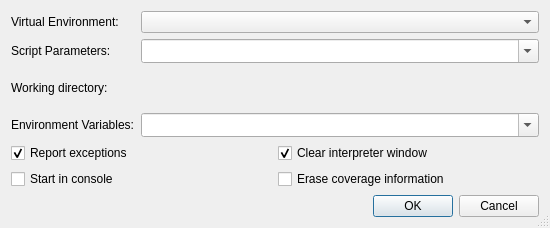
<?xml version="1.0" encoding="UTF-8"?>
<ui version="4.0">
 <class>StartCoverageDialog</class>
 <widget class="QDialog" name="StartCoverageDialog">
  <property name="geometry">
   <rect>
    <x>0</x>
    <y>0</y>
    <width>550</width>
    <height>228</height>
   </rect>
  </property>
  <property name="windowTitle">
   <string>Start coverage run</string>
  </property>
  <property name="sizeGripEnabled">
   <bool>true</bool>
  </property>
  <layout class="QVBoxLayout" name="verticalLayout">
   <item>
    <layout class="QGridLayout" name="gridLayout_3">
     <item row="2" column="0">
      <widget class="QLabel" name="TextLabel2">
       <property name="text">
        <string>Working directory:</string>
       </property>
       <property name="buddy">
        <cstring>workdirPicker</cstring>
       </property>
      </widget>
     </item>
     <item row="1" column="0">
      <widget class="QLabel" name="TextLabel1">
       <property name="text">
        <string>Script Parameters:</string>
       </property>
       <property name="buddy">
        <cstring>cmdlineCombo</cstring>
       </property>
      </widget>
     </item>
     <item row="1" column="1">
      <widget class="QComboBox" name="cmdlineCombo">
       <property name="sizePolicy">
        <sizepolicy hsizetype="Expanding" vsizetype="Fixed">
         <horstretch>0</horstretch>
         <verstretch>0</verstretch>
        </sizepolicy>
       </property>
       <property name="toolTip">
        <string>Enter the commandline parameters</string>
       </property>
       <property name="whatsThis">
        <string>&lt;b&gt;Commandline&lt;/b&gt;
&lt;p&gt;Enter the commandline parameters in this field.&lt;/p&gt;</string>
       </property>
       <property name="editable">
        <bool>true</bool>
       </property>
       <property name="insertPolicy">
        <enum>QComboBox::InsertAtTop</enum>
       </property>
       <property name="sizeAdjustPolicy">
        <enum>QComboBox::AdjustToMinimumContentsLengthWithIcon</enum>
       </property>
       <property name="duplicatesEnabled">
        <bool>false</bool>
       </property>
      </widget>
     </item>
     <item row="3" column="1">
      <widget class="QComboBox" name="environmentCombo">
       <property name="sizePolicy">
        <sizepolicy hsizetype="Expanding" vsizetype="Fixed">
         <horstretch>0</horstretch>
         <verstretch>0</verstretch>
        </sizepolicy>
       </property>
       <property name="toolTip">
        <string>Enter the environment variables to be set.</string>
       </property>
       <property name="whatsThis">
        <string>&lt;b&gt;Environment Variables&lt;/b&gt;
&lt;p&gt;Enter the environment variables to be set for the program. The individual settings must be separated by whitespace and be given in the form 'var=value'. In order to add to an environment variable, enter it in the form 'var+=value'.&lt;/p&gt;
&lt;p&gt;Example: var1=1 var2=&quot;hello world&quot; var3+=&quot;:/tmp&quot;&lt;/p&gt;</string>
       </property>
       <property name="editable">
        <bool>true</bool>
       </property>
       <property name="insertPolicy">
        <enum>QComboBox::InsertAtTop</enum>
       </property>
       <property name="sizeAdjustPolicy">
        <enum>QComboBox::AdjustToMinimumContentsLengthWithIcon</enum>
       </property>
       <property name="duplicatesEnabled">
        <bool>false</bool>
       </property>
      </widget>
     </item>
     <item row="2" column="1">
      <widget class="E5ComboPathPicker" name="workdirPicker" native="true">
       <property name="sizePolicy">
        <sizepolicy hsizetype="Expanding" vsizetype="Preferred">
         <horstretch>0</horstretch>
         <verstretch>0</verstretch>
        </sizepolicy>
       </property>
       <property name="focusPolicy">
        <enum>Qt::WheelFocus</enum>
       </property>
       <property name="toolTip">
        <string>Enter the working directory</string>
       </property>
       <property name="whatsThis">
        <string>&lt;b&gt;Working directory&lt;/b&gt;
&lt;p&gt;Enter the working directory of the application to be debugged. Leave it empty to set the working directory to the executable directory.&lt;/p&gt;</string>
       </property>
      </widget>
     </item>
     <item row="0" column="1">
      <widget class="QComboBox" name="venvComboBox">
       <property name="sizePolicy">
        <sizepolicy hsizetype="Expanding" vsizetype="Fixed">
         <horstretch>0</horstretch>
         <verstretch>0</verstretch>
        </sizepolicy>
       </property>
       <property name="toolTip">
        <string>Select the virtual environment to be used</string>
       </property>
       <property name="whatsThis">
        <string>&lt;b&gt;Virtual Environment&lt;/b&gt;\n&lt;p&gt;Enter the virtual environment to be used. Leave it empty to use the default environment, i.e. the one configured globally or per project.&lt;/p&gt;</string>
       </property>
      </widget>
     </item>
     <item row="0" column="0">
      <widget class="QLabel" name="label">
       <property name="text">
        <string>Virtual Environment:</string>
       </property>
       <property name="buddy">
        <cstring>venvComboBox</cstring>
       </property>
      </widget>
     </item>
     <item row="3" column="0">
      <widget class="QLabel" name="textLabel1">
       <property name="text">
        <string>Environment Variables:</string>
       </property>
       <property name="buddy">
        <cstring>environmentCombo</cstring>
       </property>
      </widget>
     </item>
    </layout>
   </item>
   <item>
    <layout class="QGridLayout" name="gridLayout_2">
     <item row="0" column="0">
      <widget class="QCheckBox" name="exceptionCheckBox">
       <property name="toolTip">
        <string>Uncheck to disable exception reporting</string>
       </property>
       <property name="whatsThis">
        <string>&lt;b&gt;Report exceptions&lt;/b&gt;
&lt;p&gt;Uncheck this in order to disable exception reporting.&lt;/p&gt;</string>
       </property>
       <property name="text">
        <string>Report exceptions</string>
       </property>
       <property name="shortcut">
        <string>Alt+E</string>
       </property>
       <property name="checked">
        <bool>true</bool>
       </property>
      </widget>
     </item>
     <item row="0" column="1">
      <widget class="QCheckBox" name="clearShellCheckBox">
       <property name="toolTip">
        <string>Select to clear the display of the interpreter window</string>
       </property>
       <property name="whatsThis">
        <string>&lt;b&gt;Clear interpreter window&lt;/b&gt;&lt;p&gt;This clears the display of the interpreter window before starting the debug client.&lt;/p&gt;</string>
       </property>
       <property name="text">
        <string>Clear interpreter window</string>
       </property>
       <property name="checked">
        <bool>true</bool>
       </property>
      </widget>
     </item>
     <item row="1" column="0">
      <widget class="QCheckBox" name="consoleCheckBox">
       <property name="toolTip">
        <string>Select to start the debugger in a console window</string>
       </property>
       <property name="whatsThis">
        <string>&lt;b&gt;Start in console&lt;/b&gt;
&lt;p&gt;Select to start the debugger in a console window. The console command has to be configured on the Debugger-&amp;gt;General page&lt;/p&gt;</string>
       </property>
       <property name="text">
        <string>Start in console</string>
       </property>
      </widget>
     </item>
     <item row="1" column="1">
      <widget class="QCheckBox" name="eraseCheckBox">
       <property name="toolTip">
        <string>Select this to erase the collected coverage information</string>
       </property>
       <property name="whatsThis">
        <string>&lt;b&gt;Erase coverage information&lt;/b&gt;
&lt;p&gt;Select this to erase the collected coverage information before the next coverage run.&lt;/p&gt;</string>
       </property>
       <property name="text">
        <string>Erase coverage information</string>
       </property>
       <property name="shortcut">
        <string>Alt+C</string>
       </property>
      </widget>
     </item>
    </layout>
   </item>
   <item>
    <widget class="QDialogButtonBox" name="buttonBox">
     <property name="orientation">
      <enum>Qt::Horizontal</enum>
     </property>
     <property name="standardButtons">
      <set>QDialogButtonBox::Cancel|QDialogButtonBox::Ok</set>
     </property>
    </widget>
   </item>
  </layout>
 </widget>
 <pixmapfunction>qPixmapFromMimeSource</pixmapfunction>
 <customwidgets>
  <customwidget>
   <class>E5ComboPathPicker</class>
   <extends>QWidget</extends>
   <header>E5Gui/E5PathPicker.h</header>
   <container>1</container>
  </customwidget>
 </customwidgets>
 <tabstops>
  <tabstop>venvComboBox</tabstop>
  <tabstop>cmdlineCombo</tabstop>
  <tabstop>workdirPicker</tabstop>
  <tabstop>environmentCombo</tabstop>
  <tabstop>exceptionCheckBox</tabstop>
  <tabstop>clearShellCheckBox</tabstop>
  <tabstop>consoleCheckBox</tabstop>
  <tabstop>eraseCheckBox</tabstop>
 </tabstops>
 <resources/>
 <connections>
  <connection>
   <sender>buttonBox</sender>
   <signal>accepted()</signal>
   <receiver>StartCoverageDialog</receiver>
   <slot>accept()</slot>
   <hints>
    <hint type="sourcelabel">
     <x>37</x>
     <y>218</y>
    </hint>
    <hint type="destinationlabel">
     <x>28</x>
     <y>201</y>
    </hint>
   </hints>
  </connection>
  <connection>
   <sender>buttonBox</sender>
   <signal>rejected()</signal>
   <receiver>StartCoverageDialog</receiver>
   <slot>reject()</slot>
   <hints>
    <hint type="sourcelabel">
     <x>122</x>
     <y>218</y>
    </hint>
    <hint type="destinationlabel">
     <x>113</x>
     <y>199</y>
    </hint>
   </hints>
  </connection>
 </connections>
</ui>
